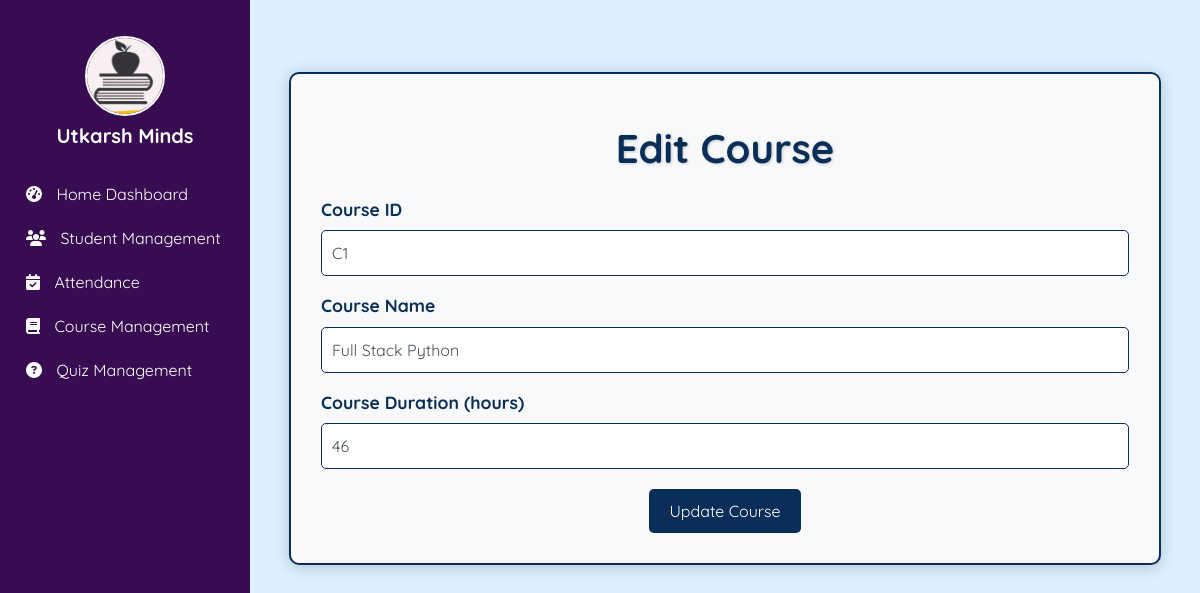
Page /coursemgt/course_update/C1 on the committed database.
### coursemgt/models.py (models this page shows, shortened)
class Course(models.Model):
    c_id = models.TextField(primary_key=True)
    cname = models.CharField(max_length=255)
    cduration = models.IntegerField()

### coursemgt/views.py (the view)
# urls.py: path("course_update/<str:c_id>", views.course_update),
def course_update(request, c_id):
    c=Course.objects.get(pk=c_id)
    return render(request, "coursemgt/course_update.html",{'c':c})

### coursemgt/templates/coursemgt/course_update.html (shortened to what this page needs)
{% extends "base.html" %}
{% block body %}
<div class="container mt-5">
    <div class="card">
        <h1 class="text-center mb-4">Edit Course</h1>
        <form action="{% url 'course_add' %}" method="POST" class="form">
            <div class="form-group">
                <label for="cid" class="form-label">Course ID</label>
                <input type="text" name="cid" id="cid" value="{{ c.c_id }}" class="form-control" required
                       placeholder="Enter Course ID" data-toggle="tooltip" title="Enter a unique Course ID">
            </div>
            <div class="form-group">
                <label for="cname" class="form-label">Course Name</label>
                <input type="text" name="cname" id="cname" value="{{ c.cname }}" class="form-control" required
                       placeholder="Enter Course Name" data-toggle="tooltip" title="Enter the name of the Course">
            </div>
            <div class="form-group">
                <label for="cduration" class="form-label">Course Duration (hours)</label>
                <input type="number" name="cduration" id="cduration" value="{{ c.cduration }}" class="form-control" required
                       placeholder="Enter Course Duration" data-toggle="tooltip" title="Enter duration in hours">
            </div>
            <div class="text-center">
                <button type="submit" class="btn btn-custom">Update Course</button>
            </div>
        </form>
    </div>
</div>
{% endblock body %}

### static/css/base_style.css (style rules this page uses)
body { margin: 0; padding: 0; font-family: "Quicksand", sans-serif; font-optical-sizing: auto; font-style: normal; }

### coursemgt/templates/coursemgt/course_update.html (style rules this page uses)
.card { border: 2px solid #0b2e59; border-radius: 10px; box-shadow: 0 2px 15px rgba(0, 0, 0, 0.2); padding: 30px; background-color: #f8f9fa; margin-bottom: 20px; }
h1 { font-size: 2.5rem; font-weight: bold; color: #0b2e59; text-shadow: 1px 1px 3px rgba(0, 0, 0, 0.2); }
.form-label { font-weight: bold; font-size: 1.1rem; color: #0b2e59; }
.form-control { border-radius: 5px; border: 1px solid #0b2e59; padding: 10px; transition: border-color 0.3s, box-shadow 0.3s; }
.btn-custom { background-color: #0b2e59; color: white; border: none; border-radius: 5px; padding: 10px 20px; font-size: 1rem; transition: background-color 0.3s, transform 0.2s; }
.text-center { text-align: center; margin-top: 20px; }

### templates/base.html (style rules this page uses)
body { background: rgb(220,240,255); background: linear-gradient(0deg, rgba(220,240,255,1) 0%); }
.d-flex { display: flex; }
.min-vh-100 { min-height: 100vh; }

### rows in the picture
Course: cid "C1", cname "Full Stack Python", cduration "46"
